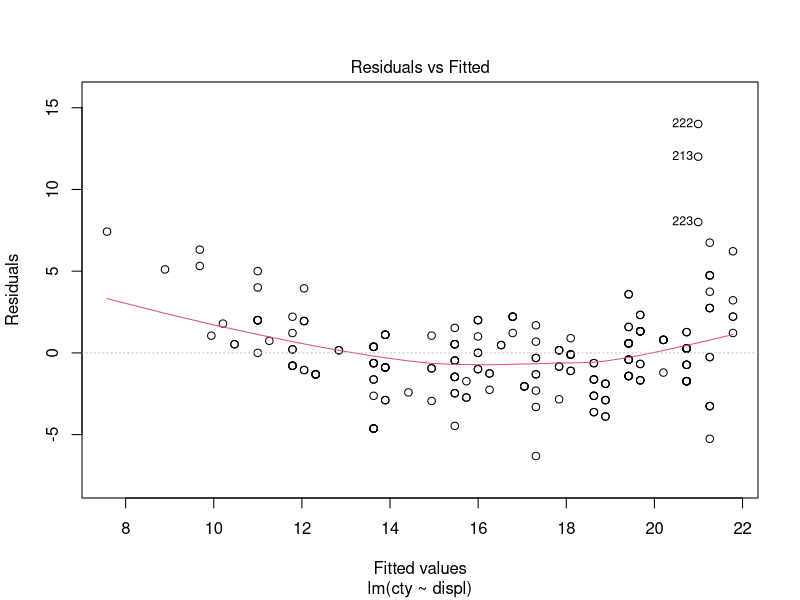
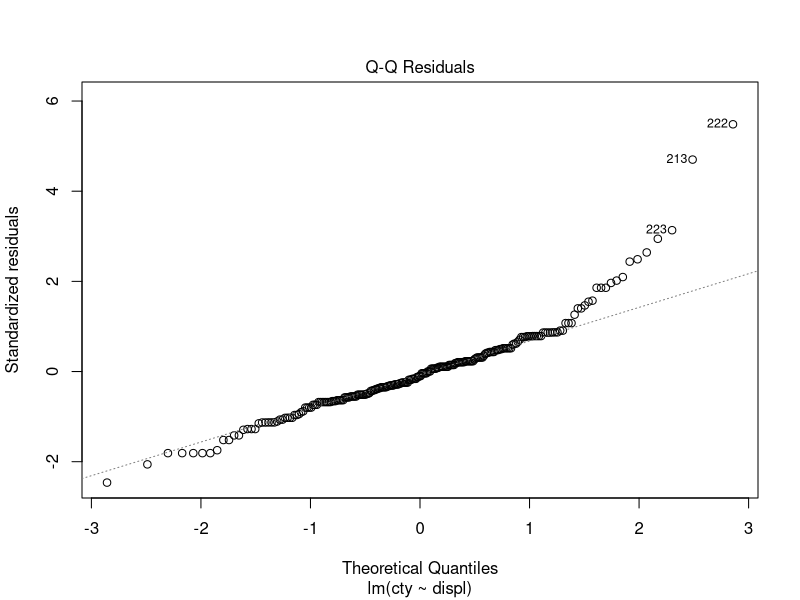
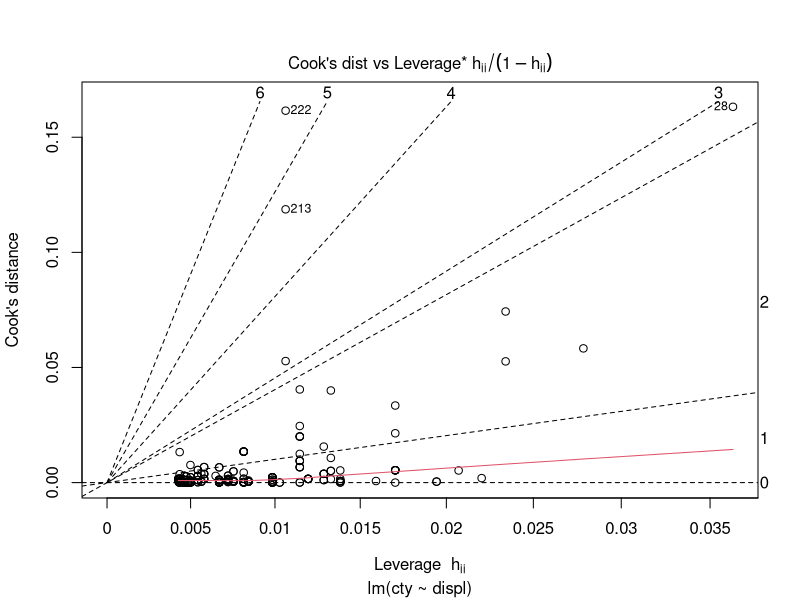
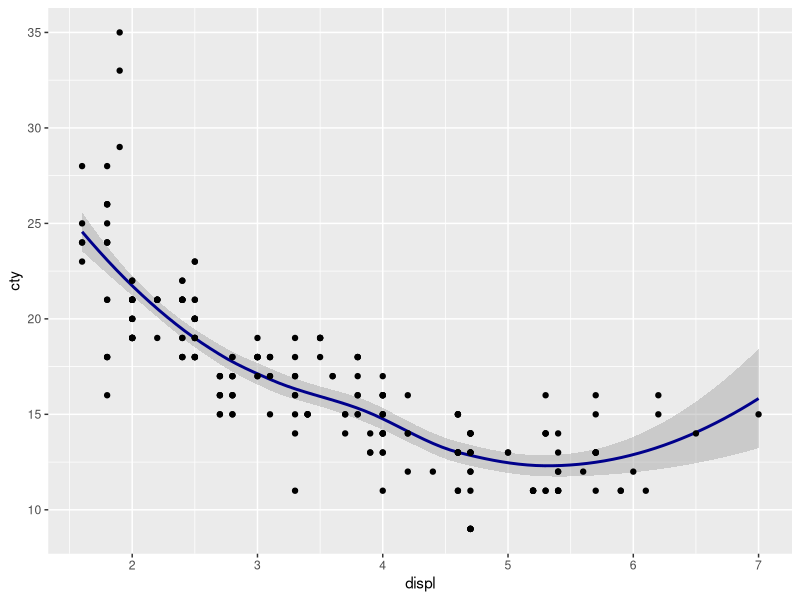
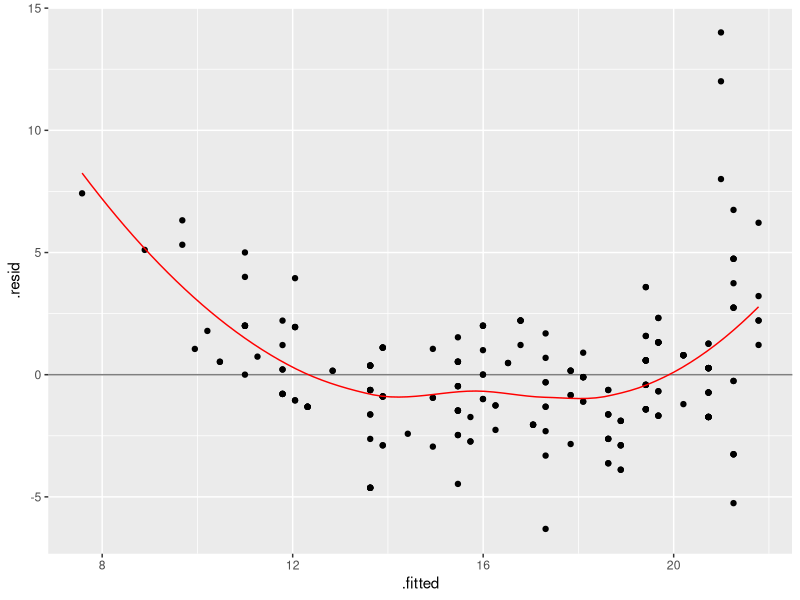
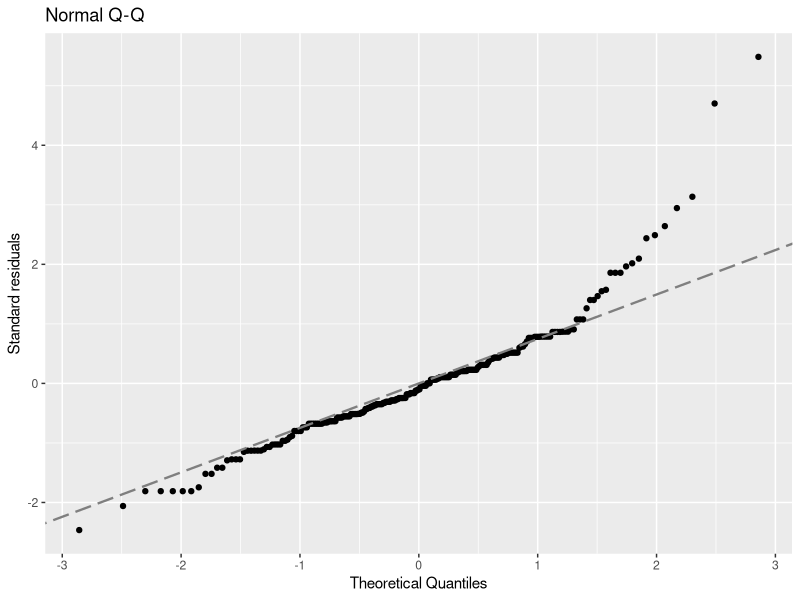
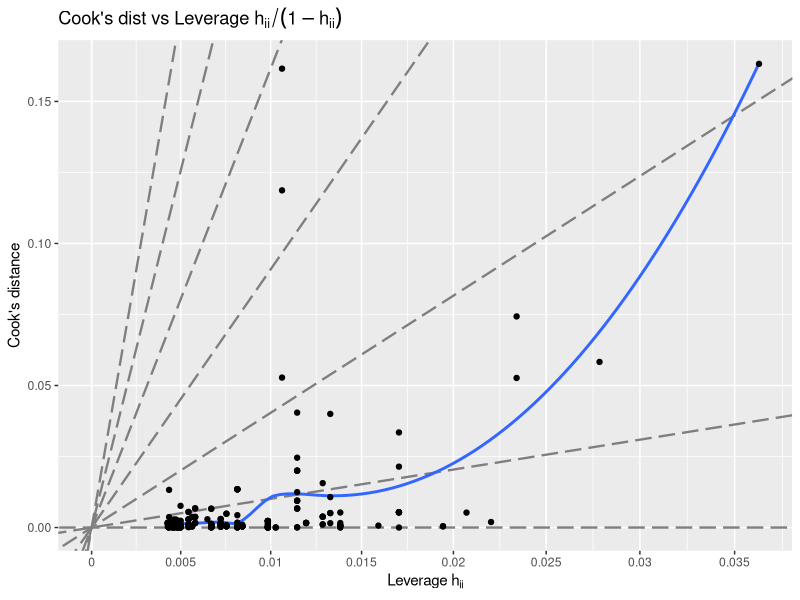

Write R code to recreate these figures, in order. (Note: this script raises an error after producing the figures.)
library(ggplot2)

# ggplot() is typically designed for visualizing data stored as `data.frame`.
# To apply ggplot() to other types of R object, such as the plot() method
# for `lm` class, it is through the fortify() method.

# The fortify() method prepares an R object to be suitable for visualizing
# using ggplot().

# fortify() method for `lm` objects just adds extra variables to the original
# data set for model diagnostics.
ggplot2:::fortify.lm
mod <- lm(cty ~ displ, mpg)
head(fortify(mod))

# The diagnostic plots can be generated by the plot() method for `lm` class,
# but the plots are not very customizable.

# Windows users use windows()
X11(); X11()

# The plot of residual versus fitted value
dev.set(2)
plot(mod, which = 1)

dev.set(3)
ggplot(mod, aes(.fitted, .resid)) +
  geom_hline(yintercept = 0, color = "grey50", size = 0.5) +
  geom_point() +
  geom_smooth(size = 0.5, se = FALSE, color = "red")

# Normal Q-Q plot of standard residuals
dev.set(2)
plot(mod, which = 2)

dev.set(3)
slope <- diff(quantile(rstandard(mod), c(0.25, 0.75))) /
           diff(qnorm(c(0.25, 0.75)))
ggplot(mod, aes(sample = .stdresid)) + stat_qq() +
  labs(x = "Theoretical Quantiles", y = "Standard residuals",
       title = "Normal Q-Q") +
  geom_abline(slope = slope, linetype = "longdash",
              size = 0.8, color = "gray50")

# The plot of Cook's distance vs Leverage / (1 - Leverage)
dev.set(2)
plot(mod, which = 6)

dev.set(3)
breaks <- pretty(influence(mod)$hat)
ggplot(mod, aes(.hat / (1 - .hat), .cooksd)) +
  labs(title = expression("Cook's dist vs Leverage " * h[ii] / (1 - h[ii])),
       x = expression("Leverage " * h[ii]), y = "Cook's distance") +
  scale_x_continuous(breaks = breaks / (1 - breaks), labels = breaks) +
  geom_vline(xintercept = 0, color = "white") +
  geom_abline(slope = (0:6)^2, color = "gray50",
              linetype = "longdash", size = 0.8) +
  geom_smooth(se = FALSE) +
  geom_point()

################################################
## Create fortify() method for new classes
################################################
# Original geom_smooth() adds the confidence band
dev.set(2)
ggplot(mpg, aes(displ, cty)) +
  geom_smooth(method = "loess", se = TRUE, color = "darkblue", size = 1) +
  geom_point()

# What if we want to add the prediction band instead?
# The standard errors will be different (larger).

mod1 <- loess(cty ~ displ, mpg)

# fortify() method for `loess` object to create necessary variables for
# plotting the prediction band
fortify.loess <- function (model, ...) {
  # Extract the original data set
  data <- data.frame(model$y, model$x)
  names(data) <- all.vars(formula(model))

  pred <- predict(model, se = TRUE)
  data$.fitted <- pred$fit # fitted value
  data$.se <- sqrt(pred$se^2 + pred$residual.scale^2) # standard error of prediction
  data
}

dev.set(3)
ggplot(mod1, aes(displ, cty)) +
  geom_line(aes(displ, .fitted), col = "darkblue", size = 1) +
  geom_ribbon(aes(ymin = .fitted - 2 * .se, ymax = .fitted + 2 * .se),
              fill = "darkblue", alpha = 0.4) +
  geom_add_se(mod1) +
  geom_point()


# Conclusion: you can apply ggplot() to an R object of any class
# through customized fortify() method for that class.
# In my opinion, unless you can see the same figures will be generated
# repeatedly in the future, there is no need to define a fortify() method.
